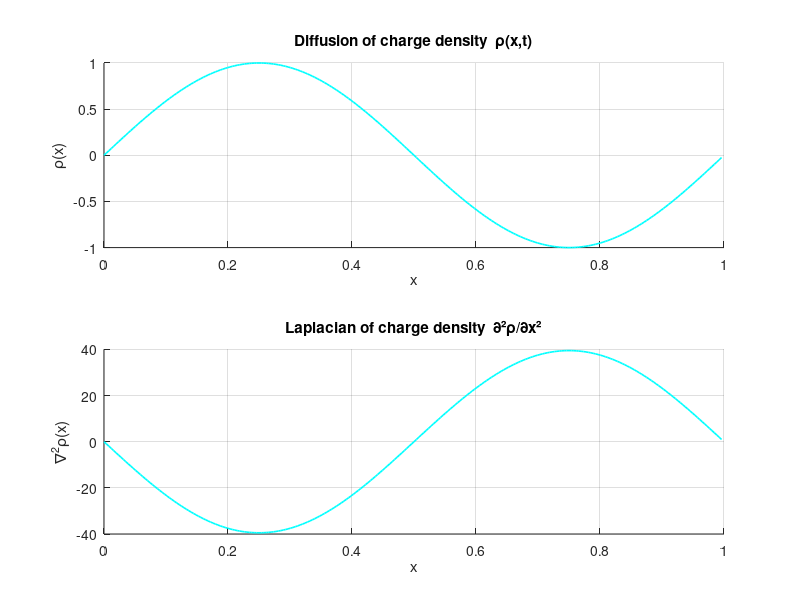
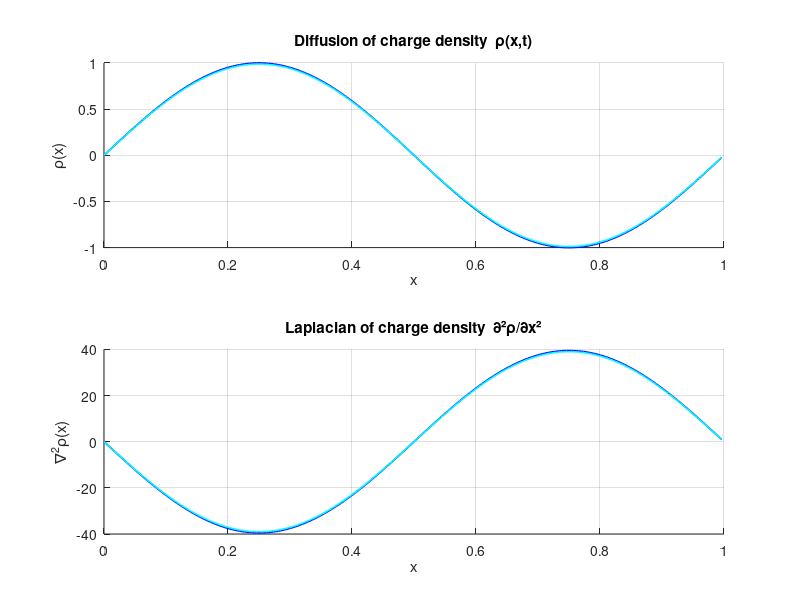
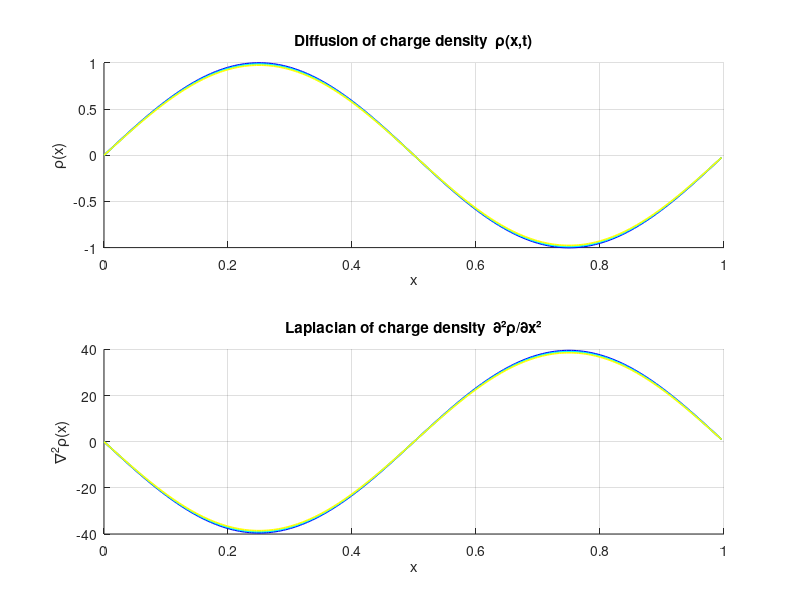
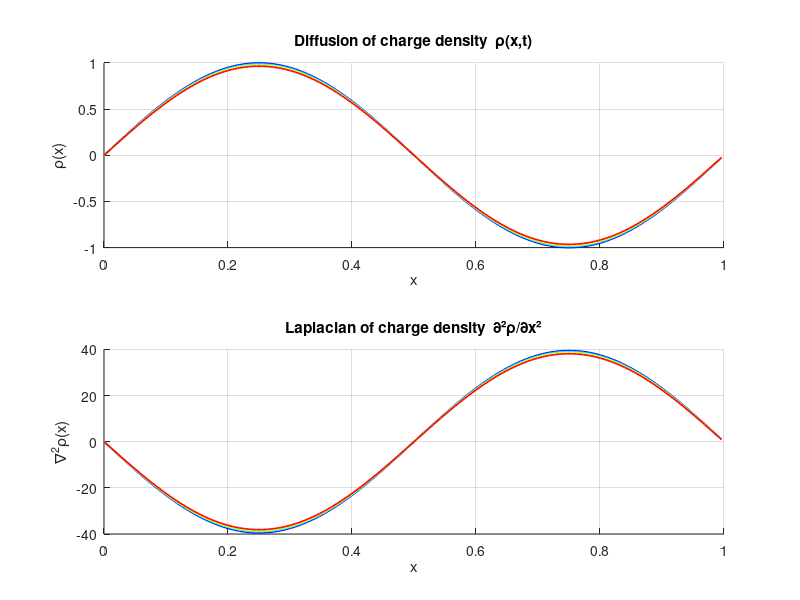

MATLAB code to generate these figures, in order:
#!/usr/bin/env -S octave --no-gui --quiet
set(0, "defaultfigurevisible", "off");  % hide figure window

clear; clc; close all

% Parameters
Nx = 256;
Lx = 1.0;
dx = Lx / Nx;
x  = linspace(0, Lx - dx, Nx);
D  = 1e-4;
dt = 3e-2;
Nt = 5000;
plot_interval = 100;

% Initial condition (periodic sine)
rho = sin(2*pi*x);

% FFT wavenumbers
k  = (2*pi/Lx) * [0:(Nx/2-1) -Nx/2:-1];
k2 = k.^2;

rho_snapshots = [];
lap_snapshots = [];
time_labels   = [];

for t = 1:Nt
    % ---- Compute Laplacian ∂²ρ/∂x² ----
    rho_hat = fft(rho);
    lap_rho = real(ifft(-k2 .* rho_hat));

    % ---- Pure diffusion: ρ_t = D ∂²ρ/∂x² ----
    rho = rho + dt * D * lap_rho;

    % ---- Store and plot ----
    if mod(t, plot_interval) == 0 || t == 1
        rho_snapshots = [rho_snapshots; rho];
        lap_snapshots = [lap_snapshots; lap_rho];
        time_labels = [time_labels; t*dt];
        cmap = jet(size(rho_snapshots,1));

        diffCFL  = D * dt / dx^2;
        fprintf('Step %d, Time %.3f, DiffCFL = %.3f\n', t, t*dt, diffCFL);
        fprintf('----------------------------------------------------------------\n');

        % Plot ρ(x,t)
        fig1 = figure(1, "visible", "off"); clf;
        subplot(2,1,1); hold on
        for i = 1:size(rho_snapshots,1)
            plot(x, rho_snapshots(i,:), 'Color', cmap(i,:), 'LineWidth', 1.2);
        end
        xlabel('x'); ylabel('\rho(x)');
        title('Diffusion of charge density  \rho(x,t)');
        grid on;

        % Plot ∂²ρ/∂x²
        subplot(2,1,2); hold on
        for i = 1:size(lap_snapshots,1)
            plot(x, lap_snapshots(i,:), 'Color', cmap(i,:), 'LineWidth', 1.2);
        end
        xlabel('x'); ylabel('\nabla^2\rho(x)');
        title('Laplacian of charge density  ∂²ρ/∂x²');
        grid on;

        print(fig1, "Diffusion_and_Laplacian.png", "-dpng");
        fprintf('Saved Diffusion_and_Laplacian.png at step %d\n', t);
    end
end

fprintf('✅ Diffusion-only simulation complete.\n');

